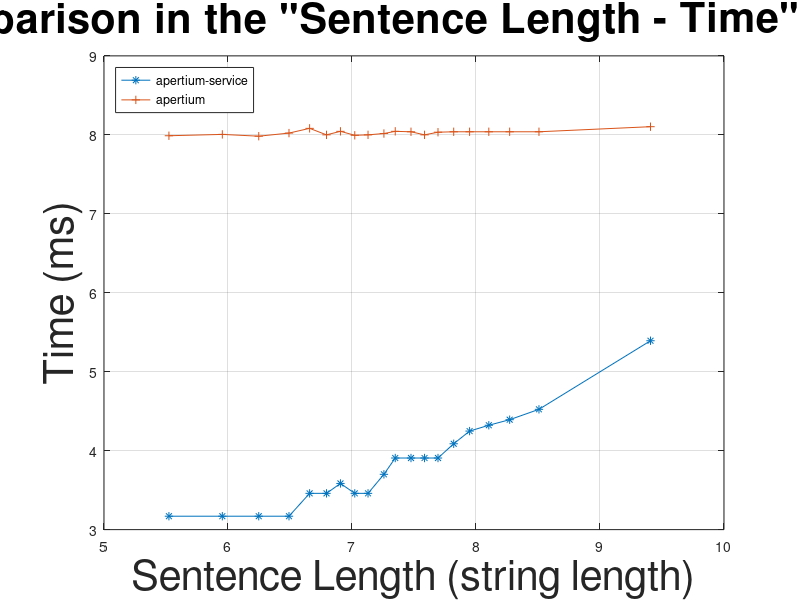

The MATLAB source for this figure: (Note: this script raises an error after producing the figure.)
as = [9 9 9 9 11 11 12 11 11 13 15 15 15 15 17 19 20 21 23 42];
a = [254 257 253 260 271 256 264 255 256 259 264 263 256 262 263 263 263 263 263 275];
ms = [1783 1627 2746 3004 4302 5134 3138 3544 6403 5038 7009 9082 8046 8254 6885 9185 13338 12447 12401 31235];
m = [1883 1856 1859 1869 1861 1859 1853 1855 1949 1860 1864 1846 1858 1864 1862 1894 1862 1855 1840 1945];

x = [46 62 76 90 101 111 120 130 140 153 163 178 192 207 226 247 275 309 364 679];

plot(log2(x), log2(as), "-*;apertium-service;", 
	log2(x), log2(a), "-+;apertium;");
#	log2(x), log2(ms), "-o;moses-service;",
#	log2(x), log2(m), "-x;moses;");

title ('Comparison in the "Sentence Length - Time" space', "fontsize", 30);
xlabel ("Sentence Length (string length)", "fontsize", 30);
ylabel ("Time (ms)", "fontsize", 30);
legend ("location", "northwest");
legend ("boxon");
grid ("on");
# ylim ([0, 20]);

print compap.png -dpng -mono -solid -F:30;

replot;
